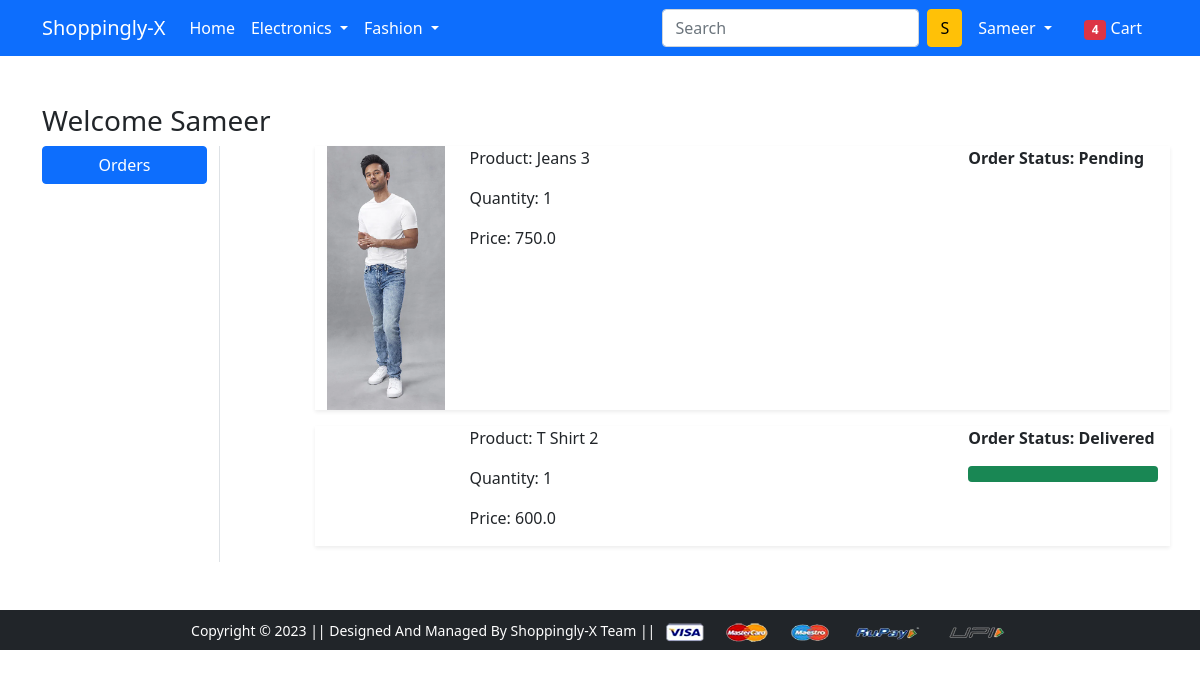
The page /orders/ (signed in) on the database its author committed.
### app/models.py (models this page shows, shortened)
class OrderPlaced(models.Model):
    user = models.ForeignKey(User,on_delete=models.CASCADE)
    customer = models.ForeignKey(Customer,on_delete=models.CASCADE)
    product = models.ForeignKey(Product,on_delete=models.CASCADE)
    quantity = models.PositiveIntegerField(default=1)
    ordered_data = models.DateTimeField(auto_now_add=True)
    status = models.CharField(max_length=50,choices=STATUS_CHOICES,default='Pending')
    @property
    def total_cost(self):
      return self.quantity * self.product.discounted_price

class Product(models.Model):
    title = models.CharField(max_length=100)
    selling_price = models.FloatField()
    discounted_price = models.FloatField()
    description = models.TextField()
    brand = models.CharField(max_length=100)
    category = models.CharField(choices = CATEGORY_CHOICES,max_length=2)
    product_image = models.ImageField(upload_to='productimg')

### app/views.py (the view)
# urls.py: path('orders/', views.orders, name='orders'),
@login_required
def orders(request):
 op = OrderPlaced.objects.filter(user=request.user)
 return render(request, 'app/orders.html',{'order_placed':op})

### app/templates/app/orders.html (shortened to what this page needs)
{% extends 'app/base.html' %}
{% load static %}
{% block main-content %}
<div class="container my-5">
 <div class="row">
 <h3>Welcome <span class = "text-capitalize">{{request.user}}</span></h3>
  <div class="col-sm-2 border-end">
   <ul class="list-unstyled">
    <li class="d-grid"><a href="{% url 'orders' %}" class="btn btn-primary">Orders</a></li>
   </ul>
  </div>
  <div class="col-sm-9 offset-sm-1">
    {% for op in order_placed %}
    <div class="row shadow-sm mb-3">
   <div class="col-sm-2">
    <img src = "{{op.product.product_image.url}}" alt="" srcset="" class="img-fluid" hieght="150" width="150">
   </div>
   <div class="col-sm-7">
    <p>Product: {{op.product.title}}</p>
    <p>Quantity: {{op.quantity}}</p>
    <p>Price: {{op.total_cost}}</p>
   </div>
   <div class = "col-sm-3 fw-bold">
    <p>Order Status: {{op.status}}</p>
   {% if op.status == 'Delivered' %}
        <div class="progress">
         <div class ="progress-bar bg-success" role="progressbar" style="width:100%" aria-valuenow="100" > </div>
        </div>
 {% endif %}
</div>
</div>
{% endfor %}
</div>
</div>
</div>
{% endblock main-content %}

### app/templates/app/base.html (shortened to what this page needs)
<!doctype html>
{% load static %}
<html lang="en">
  <head>
    <link href="https://cdn.jsdelivr.net/npm/bootstrap@5.0.0-beta1/dist/css/bootstrap.min.css" rel="stylesheet">
    <link rel="stylesheet" href="{% static 'app/css/owl.carousel.min.css' %}">
    <link rel="stylesheet" href="{% static 'app/css/all.min.css' %}">
    <link rel="stylesheet" href="{% static 'app/css/style.css' %}">
  </head>
  <body>
    <nav class="navbar navbar-expand-lg navbar-dark bg-primary">
     <div class="container">
       <a class="navbar-brand" href="/">Shoppingly-X</a>
       <div class="collapse navbar-collapse" id="navbarSupportedContent">
         <ul class="navbar-nav me-auto mb-2 mb-lg-0">
           <li class="nav-item">
             <a class="nav-link active" aria-current="page" href="/">Home</a>
           </li>
           <li class="nav-item dropdown">
             <a class="nav-link dropdown-toggle text-white" href="#" id="electronicsDropdown" role="button" data-bs-toggle="dropdown" aria-expanded="false">
               Electronics
             </a>
           </li>
           <li class="nav-item dropdown">
             <a class="nav-link dropdown-toggle text-white" href="#" id="fashionDropdown" role="button" data-bs-toggle="dropdown" aria-expanded="false">
               Fashion
             </a>
           </li>
         </ul>
         <form class="d-flex">
           <input class="form-control me-2" type="search" placeholder="Search" aria-label="Search">
           <button class="btn btn-warning" type="submit">S</button>
         </form>
         <div>
          <ul class="navbar-nav me-auto mb-2 mb-lg-0">
            {% if request.user.is_authenticated %}
           <li class="nav-item dropdown mx-2">
              <a class="nav-link dropdown-toggle text-white" href="#" id="profileDropdown" role="button" data-bs-toggle="dropdown" aria-expanded="false">
                {{request.user.username|capfirst}}
              </a>
            </li>
            <li class="nav-item mx-2">
             <a href="{% url 'showcart' %}" class="nav-link text-white"><span class="badge bg-danger">4</span> Cart </a>
            </li>
            {% endif %}
          </ul>
         </div>
       </div>
     </div>
    </nav>
    {% block main-content %} {% endblock main-content %}
    <footer class="container-fluid bg-dark text-center p-2 mt-5">
        <small class="text-white">Copyright &copy; 2023 || Designed And Managed By Shoppingly-X Team || </small>
        <img src="{% static 'app/images/payment.png' %}" alt="" srcset="" class="img-fluid" height="2px">
    </footer>
  </body>
</html>

### rows shown on the page
OrderPlaced: product.product_image (picture), product "Jeans 3", quantity "1", total_cost "750.0", status "Pending"
OrderPlaced: product "T Shirt 2", quantity "1", total_cost "600.0", status "Delivered"

### other values the page prints
{{ request.user.username|capfirst }} "Sameer"
{{ request.user }} "Sameer"
